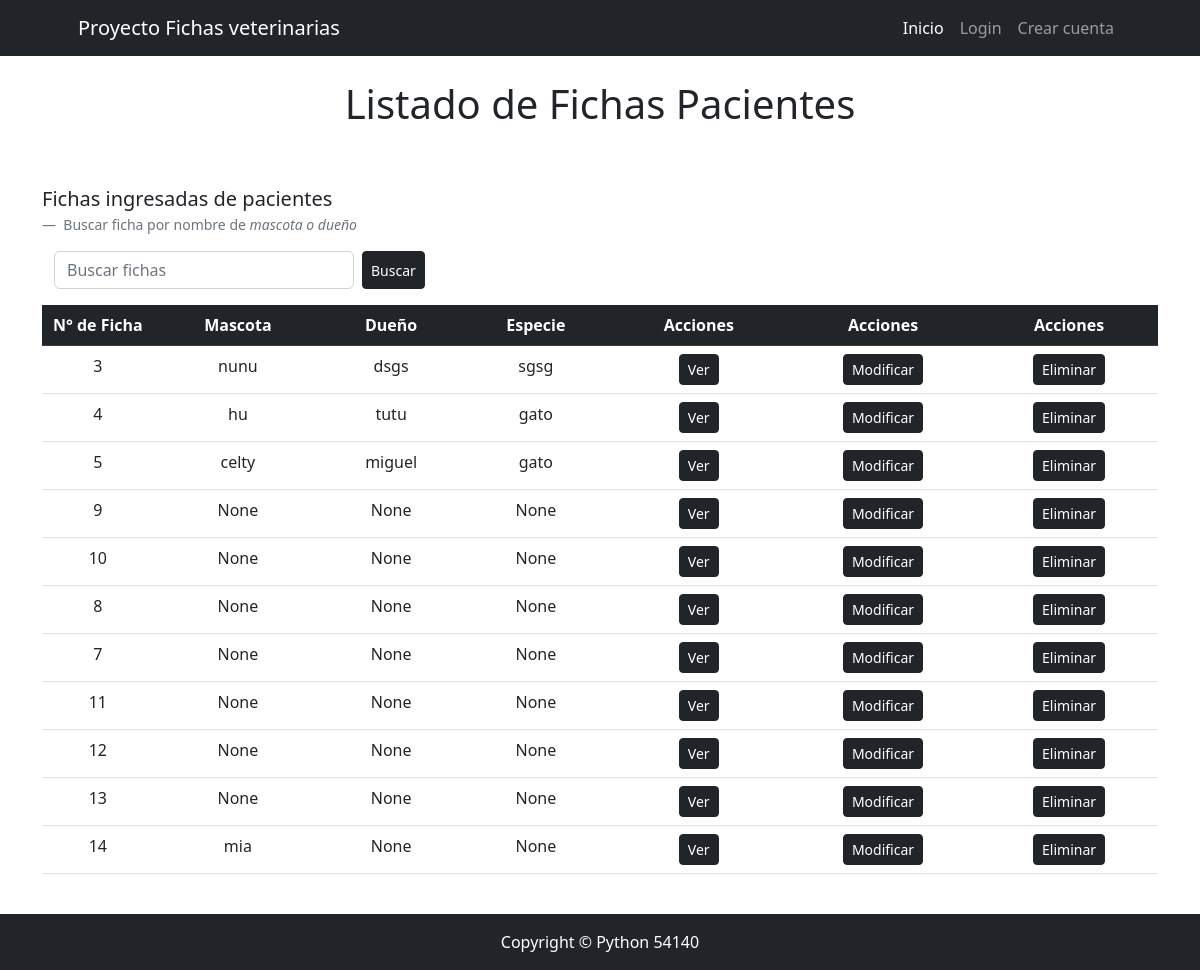
Before: /tienda/lista/list with the older database file.
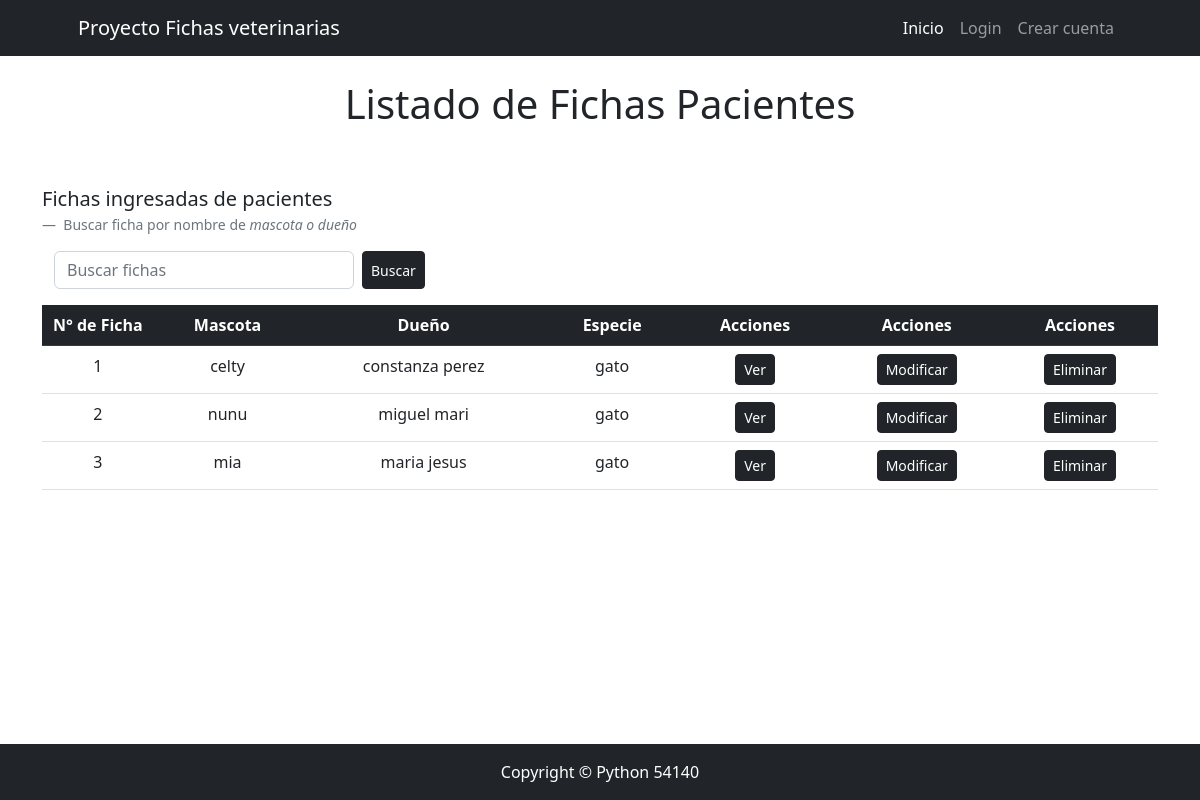
After: the same page with the newer database file.
### tienda/models.py (models this page shows, shortened)
class Ficha(models.Model):
    numero_ficha = models.PositiveIntegerField(unique=True)
    mascota = models.ForeignKey(Mascota, on_delete=models.SET_NULL, null=True, blank=True)
    dueño = models.ForeignKey(Dueño, on_delete=models.SET_NULL, null=True, blank=True)
    especie = models.ForeignKey(Especie, on_delete=models.SET_NULL, null=True, blank=True)
    consulta = models.ForeignKey(Consulta, on_delete=models.SET_NULL, null=True, blank=True)

class Mascota(models.Model):
    nombre = models.CharField(max_length=255)
    edad = models.PositiveIntegerField(null=True, blank=True)
    sexo = models.CharField(max_length=10, null=True, blank=True)
    raza = models.CharField(max_length=255, null=True, blank=True)
    def __str__(self) -> str:
        return self.nombre

class Dueño(models.Model):
    nombre = models.CharField(max_length=255)
    def __str__(self) -> str:
        return self.nombre

class Especie(models.Model):
    nombre = models.CharField(max_length=255)
    def __str__(self) -> str:
        return self.nombre

### tienda/views.py (the view)
# urls.py: path("lista/list", FichaListView.as_view(), name="lista"),
class FichaListView(ListView):
    model = Ficha
    def get_queryset(self) -> QuerySet[Any]:
        queryset = super().get_queryset()
        busqueda = self.request.GET.get("busqueda")
        if busqueda:
            queryset = Ficha.objects.filter(
                Q(dueño__nombre__icontains=busqueda) | Q(mascota__nombre__icontains=busqueda)
            )
        return queryset

### tienda/templates/tienda/ficha_list.html
{% extends 'core/base.html' %}
{% block bode_title %}
Listado de Fichas Pacientes
{% endblock bode_title %}
{% block content %}
<figure>
  <blockquote class="blockquote">
    <p>Fichas ingresadas de pacientes</p>
  </blockquote>
  <figcaption class="blockquote-footer">
    Buscar ficha por nombre de <cite title="Source Title">mascota o dueño</cite>
  </figcaption>
</figure>
<div class="container row">
    <form method="get" action="" class="form-inline mb-3 d-flex">
        <input type="text" name="busqueda" class="form-control mr-2" style="width: 300px;" placeholder="Buscar fichas" value="{{ request.GET.busqueda }}">
        <button class="ms-2 btn btn-dark btn-sm text-white" type="submit">Buscar</button>
    </form>
</div>
{% if object_list %}
    <table class="table table-responsive text-center">
        <thead class="thead-dark">
            <tr class="table table-dark">
                <th scope="col" class="columna-ficha" >N° de Ficha</th>
                <th scope="col">Mascota</th>
                <th scope="col">Dueño</th>
                <th scope="col">Especie</th>
                <th scope="col">Acciones</th>
                <th scope="col">Acciones</th>
                <th scope="col">Acciones</th>
            </tr>
        </thead>
        <tbody>
            {% for ficha in object_list %}
            <tr>
                <td>{{ ficha.numero_ficha }}</td>
                <td>{{ ficha.mascota }}</td>
                <td>{{ ficha.dueño }}</td>
                <td>{{ ficha.especie }}</td>
                <td><a href="{% url 'tienda:detalle' pk=ficha.pk %}" class="btn btn-dark btn-sm text-white">Ver</a></td>
                <td><a href="{% url 'tienda:modificacion' pk=ficha.pk %}" class="btn btn-dark btn-sm text-white">Modificar</a></td>
                <td><a href="{% url 'tienda:eliminar' pk=ficha.pk %}" class="btn btn-dark btn-sm text-white">Eliminar</a></td>
            </tr>
            {% endfor %}
        </tbody>
    </table>
{% else %}
    <p>No se encontraron fichas que coincidan con la búsqueda.</p>
{% endif %}
{% endblock content %}

### core/templates/core/base.html (shortened to what this page needs)
{% load static %}
<!DOCTYPE html>
<html lang="es">
<head>
    <link href="{% static 'core/css/main.css' %}" rel="stylesheet" />
    <link href="{% static 'core/css/styles.css' %}" rel="stylesheet" />
</head>
<body class="d-flex flex-column min-vh-100">
    <nav class="navbar navbar-expand-lg navbar-dark bg-dark">
        <div class="container px-5">
            <a class="navbar-brand" href="{% url 'core:index' %}">Proyecto Fichas veterinarias</a>
            <div class="collapse navbar-collapse" id="navbarSupportedContent">
                <ul class="navbar-nav ms-auto mb-2 mb-lg-0">
                    <li class="nav-item"><a class="nav-link active" aria-current="page" href="{% url 'core:index' %}">Inicio</a></li>
                {% if user.is_authenticated %}
                        <li class="nav-item"><a class="nav-link active" href="{% url 'tienda:lista' %}">Ficha</a></li>
                        <li class="nav-item"><a class="nav-link active" href="{% url 'tienda:ingreso' %}">Ingreso</a></li>
                        <li class="nav-item"><a class="nav-link active" >Contacto</a></li>
                        <li class="nav-item">
                            <a class="nav-link text-bg-info">{{ user.username }}</a>
                        </li>
                        <li class="nav-item">
                            <form action="{% url 'veterinario:logout' %}" method="post">
                                {% csrf_token %}
                                <button type="submit" class="btn btn-dark">Logout</button>
                            </form>
                        </li>
                {% else %}
                        <li class="nav-item">
                            <a class="nav-link" href="{% url 'veterinario:login' %}">Login</a>
                        </li>
                        <li class="nav-item">
                            <a class="nav-link" href="{% url 'veterinario:registro' %}">Crear cuenta</a>
                        </li>
                {% endif %}
                </ul>
            </div>
        </div>
    </nav>
    <div class="container my-4 text-center">
        <h1>
            {% block bode_title %}
            {% endblock bode_title %}
        </h1>
    </div>
    <div class="container my-4">
        {% block content %}
        {% endblock content %}
    </div>
    <footer class="footer mt-auto py-3 bg-dark">
        <div class="container px-4 px-lg-5">
            <p class="m-0 text-center text-white">Copyright © Python 54140</p>
        </div>
    </footer>
</body>
</html>

### core/static/core/css/main.css (style rules this page uses)
.columna-ficha { width: 10%; }

Changed rows visible on the page:
removed Ficha: numero_ficha "3", mascota "nunu", dueño "dsgs", especie "sgsg"
removed Ficha: numero_ficha "4", mascota "hu", dueño "tutu", especie "gato"
removed Ficha: numero_ficha "5", mascota "celty", dueño "miguel", especie "gato"
removed Ficha: numero_ficha "9", mascota "None", dueño "None", especie "None"
removed Ficha: numero_ficha "10", mascota "None", dueño "None", especie "None"
removed Ficha: numero_ficha "8", mascota "None", dueño "None", especie "None"
removed Ficha: numero_ficha "7", mascota "None", dueño "None", especie "None"
removed Ficha: numero_ficha "11", mascota "None", dueño "None", especie "None"
removed Ficha: numero_ficha "12", mascota "None", dueño "None", especie "None"
removed Ficha: numero_ficha "13", mascota "None", dueño "None", especie "None"
removed Ficha: numero_ficha "14", mascota "mia", dueño "None", especie "None"
added Ficha: numero_ficha "1", mascota "celty", dueño "constanza perez", especie "gato"
added Ficha: numero_ficha "2", mascota "nunu", dueño "miguel mari", especie "gato"
added Ficha: numero_ficha "3", mascota "mia", dueño "maria jesus", especie "gato"
